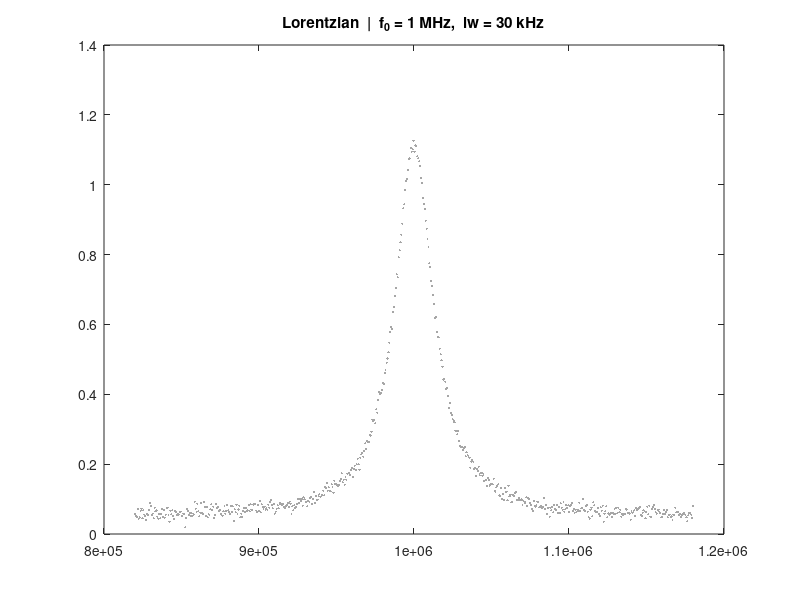

Write MATLAB code to recreate this figure. (Note: this script raises an error after producing the figure.)
function Ft = demoMyFit()
% demoMyFit  Interactive demo for MyFit subclasses.
%
% Opens a dialog to choose a fit type, generates noisy synthetic data,
% plots it, and launches the fit GUI linked to the same axes so you can
% adjust sliders, run fits, and inspect results interactively.
%
% Returns the fit object so you can inspect it from the command line:
%   Ft = demoMyFit();
%   Ft.param_vals
%   Ft.Gof

% ------------------------------------------------------------------ %
%  Pick fit type                                                       %
% ------------------------------------------------------------------ %

labels = { ...
    'Lorentzian           (MyMechLorentzianFit)', ...
    'Exponential decay    (MyMechExponentialFit)', ...
    'Gaussian             (MyGaussianFit)', ...
    'Double Lorentzian    (MyDoubleLorentzianFit)', ...
    'Lorentzian + slope   (MyLorentzianGradFit)', ...
    'Gorodetsky 2000      (MyGorodetsky2000Fit)' ...
};

idx = listdlg( ...
    'ListString',    labels, ...
    'SelectionMode', 'single', ...
    'Name',          'demoMyFit', ...
    'PromptString',  'Choose a fit type:', ...
    'ListSize',      [320, 130]);

if isempty(idx)
    fprintf('Cancelled.\n');
    Ft = [];
    return
end

% ------------------------------------------------------------------ %
%  Generate synthetic data for the chosen fit                         %
% ------------------------------------------------------------------ %

rng(42);   % reproducible noise

switch idx

    case 1  % ----- MyMechLorentzianFit --------------------------------
        % a=5e4 gives peak amplitude ~1 above background (2a/(pi*lw) ≈ 1.06)
        freq = 1e6;  lw = 3e4;  area = 5e4;  bg = 0.05;
        x = linspace(freq - 6*lw, freq + 6*lw, 600)';
        y_clean = 1/pi * area * lw/2 ./ ((x - freq).^2 + (lw/2)^2) + bg;
        y = y_clean + 0.01 * max(y_clean) * randn(size(x));
        title_str = sprintf('Lorentzian  |  f_0 = %.3g MHz,  lw = %.3g kHz', ...
            freq/1e6, lw/1e3);
        FitClass = @MyMechLorentzianFit;

    case 2  % ----- MyMechExponentialFit --------------------------------
        tau = 0.8;  a = 1;  c = 0.02;  f_mhz = 2;
        x = linspace(0, 4, 400)';
        y_clean = a * exp(-x / tau) + c;
        y = y_clean + 0.02 * randn(size(x));
        title_str = sprintf('Exponential decay  |  \\tau = %.2g s,  f = %.3g MHz', ...
            tau, f_mhz);
        FitClass = @MyMechExponentialFit;

    case 3  % ----- MyGaussianFit ---------------------------------------
        amp = 8;  sigma = 0.6;  ctr = 1.5;  offset = 1;
        x = linspace(-2, 5, 400)';
        y_clean = amp * exp(-((x - ctr)/sigma).^2 / 2) + offset;
        y = y_clean + 0.15 * randn(size(x));
        title_str = sprintf('Gaussian  |  a = %.3g,  \\sigma = %.3g,  c = %.3g', ...
            amp, sigma, ctr);
        FitClass = @MyGaussianFit;

    case 4  % ----- MyDoubleLorentzianFit --------------------------------
        a1=2; w1=0.06; c1=0.5;
        a2=1.5; w2=0.07; c2=1.5;
        bg=0.08;
        x = linspace(0, 2, 800)';
        y_clean = 1/pi*w1/2*a1./((x-c1).^2+(w1/2)^2) + ...
                  1/pi*w2/2*a2./((x-c2).^2+(w2/2)^2) + bg;
        y = y_clean + 0.03 * max(y_clean) * randn(size(x));
        title_str = sprintf('Double Lorentzian  |  c_1 = %.2g,  c_2 = %.2g', c1, c2);
        FitClass = @MyDoubleLorentzianFit;

    case 5  % ----- MyLorentzianGradFit ----------------------------------
        a=3; w=0.1; c=1; grad=1.5; offset=0.5;
        x = linspace(0.5, 1.5, 500)';
        y_clean = 1/pi*a*w/2./((x-c).^2+(w/2)^2) + grad*(x-c) + offset;
        y = y_clean + 0.02 * max(abs(y_clean)) * randn(size(x));
        title_str = sprintf('Lorentzian + slope  |  c = %.3g,  w = %.3g', c, w);
        FitClass = @MyLorentzianGradFit;

    case 6  % ----- MyGorodetsky2000Fit -----------------------------------
        a=1; b=0; slope=0; gam=0.05; k0=0.10; kex=0.07;
        x = linspace(-0.5, 0.5, 600)';
        num = k0^2/4 - kex^2/4 + gam^2/4 - (x-b).^2 + 1i*k0*(x-b);
        den = (k0+kex)^2/4 + gam^2/4 - (x-b).^2 + 1i*(x-b)*(k0+kex);
        y_clean = a * abs(num./den).^2 + slope*(x-b);
        y = y_clean + 0.01 * randn(size(x));
        title_str = sprintf('Gorodetsky 2000  |  k_0 = %.3g,  k_{ex} = %.3g', k0, kex);
        FitClass = @MyGorodetsky2000Fit;

end

% ------------------------------------------------------------------ %
%  Create figure, plot data, launch fit GUI                           %
% ------------------------------------------------------------------ %

fig = figure('Name', 'demoMyFit', 'NumberTitle', 'off');
ax  = axes(fig);

% Plot raw data in grey first so fit curve renders on top
plot(ax, x, y, '.', 'Color', [0.65 0.65 0.65], 'MarkerSize', 5, ...
    'DisplayName', 'Data');
hold(ax, 'on');
title(ax, title_str, 'Interpreter', 'tex');

% Create fit object — constructor calls genInitParams automatically
% and plots the initial guess curve into ax
Ft = FitClass('x', x, 'y', y, 'Axes', ax, ...
    'enable_gui', true, 'enable_plot', true, 'save_panel', true);

% Pre-fill freq for MechExponentialFit (normally user-entered)
if idx == 2
    Ft.freq = f_mhz;
end

fprintf('\nTrue parameters for this demo:\n');
switch idx
    case 1, fprintf('  freq = %.3g MHz,  lw = %.3g kHz,  a = %.3g,  bg = %.3g  (peak ≈ %.3g)\n', freq/1e6, lw/1e3, area, bg, 2*area/(pi*lw)+bg);
    case 2, fprintf('  tau = %.3g s,  rate = %.3g s^-1,  amp = %.3g,  offset = %.3g\n', tau, 1/tau, a, c);
    case 3, fprintf('  amp = %.3g,  sigma = %.3g,  center = %.3g,  offset = %.3g\n', amp, sigma, ctr, offset);
    case 4, fprintf('  c1 = %.3g,  w1 = %.3g,  c2 = %.3g,  w2 = %.3g\n', c1, w1, c2, w2);
    case 5, fprintf('  amp = %.3g,  width = %.3g,  center = %.3g,  grad = %.3g\n', a, w, c, grad);
    case 6, fprintf('  k0 = %.3g,  kex = %.3g,  gamma = %.3g,  center = %.3g\n', k0, kex, gam, b);
end
fprintf('\nFit object returned as Ft. Use Ft.param_vals, Ft.Gof etc.\n\n');

end
